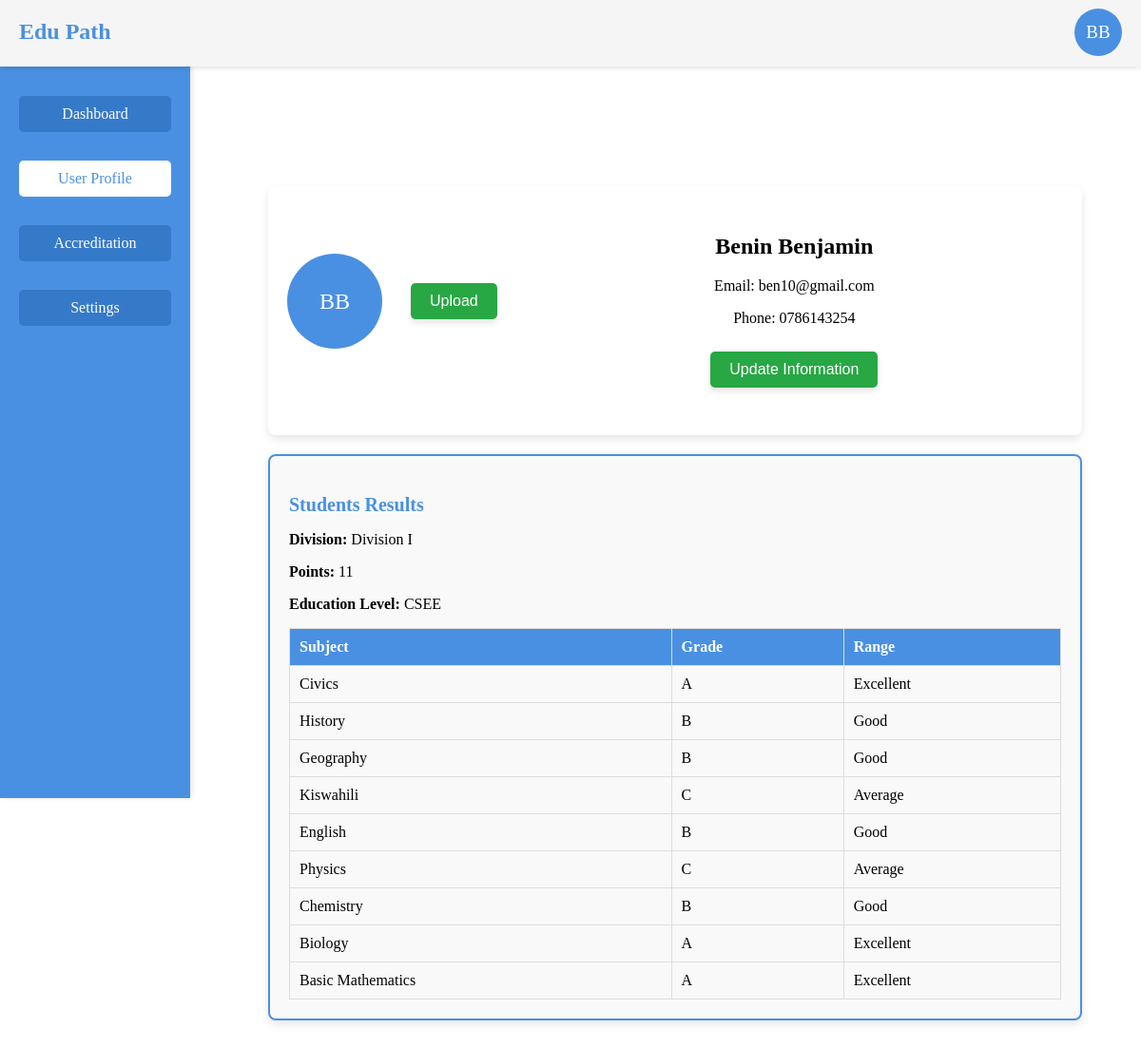
The page /home.php (signed in) on the database its author committed.
### tables this page shows
CREATE TABLE `users` (
  `id` int(11) NOT NULL,
  `name` varchar(255) NOT NULL,
  `email` varchar(255) NOT NULL,
  `password` varchar(255) NOT NULL,
  `created_at` timestamp NOT NULL DEFAULT CURRENT_TIMESTAMP,
  `check` varchar(20) NOT NULL DEFAULT 'New',
  `phone` text NOT NULL,
  `profile_image` varchar(255) DEFAULT 'initial'
);

CREATE TABLE `student_results` (
  `id` int(11) NOT NULL,
  `examination_number` varchar(20) NOT NULL,
  `year_of_exam` int(11) NOT NULL,
  `exam_type` varchar(10) NOT NULL,
  `gender` varchar(10) NOT NULL,
  `division` varchar(5) NOT NULL,
  `points` varchar(10) NOT NULL,
  `user_id` int(11) NOT NULL
);

### home.php (the view, shortened to what this page needs)
<?php
include('conn.php');
$user_id = $_SESSION['user_id'];
$query = "SELECT * FROM users WHERE id = ?";
$stmt = $conn->prepare($query);
$stmt->bind_param("i", $user_id);
$stmt->execute();
$result = $stmt->get_result();
$user = $result->fetch_assoc();
$user_id = $_SESSION['user_id'];
$query = "
          SELECT exam_type, gender, division,points
          FROM student_results
          WHERE user_id = ?";
$stmt = $conn->prepare($query);
$stmt->bind_param("i", $user_id);
$stmt->execute();
$result = $stmt->get_result();
$education_level = '';
$division = '';
$points = '';
if ($result->num_rows > 0) {
    $row = $result->fetch_assoc();
    $education_level = htmlspecialchars($row['exam_type']);
    $division = htmlspecialchars($row['division']);
    $points = htmlspecialchars($row['points']);
}
$query = "
SELECT ss.subject_name, ss.score
FROM student_subjects ss
INNER JOIN student_results s ON ss.student_id = s.id
WHERE s.user_id = ?";
$stmt = $conn->prepare($query);
$stmt->bind_param("i", $user_id);
$stmt->execute();
$result = $stmt->get_result();
$results_table_rows = '';
$subject_names = [
    "GEO" => "Geography",
    "CHEM" => "Chemistry",
    "ENGL" => "English",
    "ENG SC" => "English Science",
    "B/MATH" => "Basic Mathematics",
    "PHY" => "Physics",
    "BIO" => "Biology",
    "HIST" => "History",
    "KISW" => "Kiswahili",
    "COMM" => "Commerce",
    "BOOK" => "Bookkeeping",
    "CIV" => "Civics",
    "COMP" => "Computer Science",
    "LIT ENG" => "Literature in English",
    "FRENCH" => "French",
    "ARABIC" => "Arabic",
    "BAM" => "Basic Applied Mathematics",
    "G/STUDIES" => "General Studies",
    "HISTORY" => "History",
    "GEOGR" => "Geography",
    "COMP STUD" => "Computer Studies",
];
if ($result->num_rows > 0) {
    while ($row = $result->fetch_assoc()) {
        $subject_code = trim($row['subject_name']);
        if (array_key_exists($subject_code, $subject_names)) {
            $subject_name = $subject_names[$subject_code];
        } else {
            $subject_name = "Unknown Subject ($subject_code)";
        }
        $results_table_rows .= "
            <tr>
                <td>" . htmlspecialchars($subject_name) . "</td>
                <td>" . htmlspecialchars($row['score']) . "</td>
                <td>" . getGradeDescription($row['score']) . "</td>
            </tr>";
    }
} else {
    $results_table_rows = "<tr><td colspan='3'>No results found.</td></tr>";
}
function getGradeDescription($grade) {
    switch (strtoupper($grade)) {
        case 'A': return 'Excellent';
        case 'B': return 'Good';
        case 'C': return 'Average';
    }
}
?>
<!DOCTYPE html>
<html lang="en">
<head>
    <link rel="stylesheet" href="style.css">
</head>
<body>
    <div class="header">
        <div class="logo">Edu Path</div>
        <div class="user-profile" id="userProfile">
            <div class="profile-picture"  id="headerProfilePicture"
                style="background-color: <?php echo empty($user['profile_image']) || $user['profile_image'] === 'initial' ? '#4a90e2' : 'transparent'; ?>;">
                <?php if (!empty($user['profile_image']) && $user['profile_image'] !== 'initial'): ?>
                    <img id="headerProfileImage"  src="<?php echo htmlspecialchars($user['profile_image']); ?>"
                        alt="Profile Picture" style="display: block;" />
                <?php else: ?>
                    <span id="headerInitials">
                        <?php echo strtoupper(substr($user['name'], 0, 1) . (strstr($user['name'], ' ') ? substr(strstr($user['name'], ' '), 1, 1) : '')); ?>
                    </span>
                <?php endif; ?>
            </div>
        </div>
    </div>
    <div class="sidebar">
        <h3>Edu Path</h3>
        <ul class="sidebar-menu">
        <li><a href="dash.php">Dashboard</a></li>
        <li class="active"><a href="home.php">User Profile</a></li>
        <li><a href="credit.php">Accreditation</a></li>
        <li><a href="set.php">Settings</a></li>
    </ul>
    </div>
    <div class="main-content">
        <div class="container" style="<?php
                    if (isset($_GET['view']) && $_GET['view'] == 'results') {
                        echo 'margin-top: 480px;';
                    } else {
                        echo 'margin-top: 490px;';
                    }
                    ?>">
            <div class="card">
            <div class="user-profile">
    <div class="profile-picture"
        id="profilePicture"
        style="background-color: <?php echo empty($user['profile_image']) || $user['profile_image'] === 'initial' ? '#4a90e2' : 'transparent'; ?>;">
        <?php if (!empty($user['profile_image']) && $user['profile_image'] !== 'initial'): ?>
            <img id="profileImage"
                src="<?php echo htmlspecialchars($user['profile_image']); ?>"
                alt="Profile Picture"
                style="width: 100px; height: 100px; border-radius: 50%; object-fit: cover; display: block;" />
        <?php else: ?>
            <span id="initials"
                style="display: flex; justify-content: center; align-items: center;
                       width: 100px; height: 100px; font-size: 24px;
                       color: white; border-radius: 50%; text-transform: uppercase;">
                <?php
                $nameParts = explode(' ', trim($user['name']));
                $initials = '';
                if (!empty($nameParts[0])) {
                    $initials .= strtoupper(substr($nameParts[0], 0, 1));
                }
                if (!empty($nameParts[1])) {
                    $initials .= strtoupper(substr($nameParts[1], 0, 1));
                }
                echo $initials;
                ?>
            </span>
        <?php endif; ?>
    </div>
                    <form method="POST" action="upload_profile_image.php" enctype="multipart/form-data">
                        <button type="submit" class="btn">Upload</button>
                    </form>
                    <div class="user-info" id="userInfo">
                        <h2><?php echo htmlspecialchars($user['name']); ?></h2>
                        <p>Email: <?php echo htmlspecialchars($user['email']); ?></p>
                        <p>Phone: <?php echo htmlspecialchars($user['phone']); ?></p>
                        <button class="btn" id="updateButton">Update Information</button>
                    </div>
                </div>
            </div>
            <div class="card appearance-settings">
                <h3>Students Results</h3>
                <p><strong>Division:</strong> <?php echo $division ? "Division $division" : 'N/A'; ?></p>
                <p><strong>Points:</strong> <?php echo $points ? $points : 'N/A'; ?>  </p>
                <p><strong>Education Level:</strong> <?php echo $education_level ? $education_level : 'N/A'; ?></p>
                <table class="notifications-table">
                    <thead>
                        <tr>
                            <th>Subject</th>
                            <th>Grade</th>
                            <th>Range</th>
                        </tr>
                    </thead>
                    <tbody>
                    <?php echo $results_table_rows; ?>
                </tbody>
            </table>
            </div>
        </div>
    </div>
</body>
</html>

### style.css (style rules this page uses)
html, body { height: 100%; margin: 0; display: flex; align-items: center; justify-content: center; }
.btn { font-size: 16px; padding: 10px 20px; margin: 10px; border: none; border-radius: 5px; color: white; background-color: #28a745; cursor: pointer; box-shadow: 0 4px 6px rgba(0, 0, 0, 0.1); transition: all 0.3s ease; }
.container { margin-top: 70px; width: 107vh; margin: auto; padding: 20px; }
.sidebar { width: 20%; background-color: #4a90e2; color: #fff; height: 100vh; position: fixed; top: 0; left: 0; padding: 20px; }
.sidebar h3 { text-align: center; }
.main-content { margin-left: 22%; padding: 20px; }
.card { background-color: #fff; border-radius: 8px; box-shadow: 0 4px 8px rgba(0, 0, 0, 0.1); padding: 20px; margin-bottom: 20px; }
.user-profile { display: flex; align-items: center; gap: 20px; }
.user-info { margin-top: 10px; flex-grow: 1; }
.notifications-table { width: 100%; border-collapse: collapse; }
.notifications-table th, .notifications-table td { border: 1px solid #ddd; padding: 10px; text-align: left; }
.notifications-table th { background-color: #4a90e2; color: #fff; }
.sidebar { width: 20%; background-color: #4a90e2; color: #fff; height: 100vh; position: fixed; top: 0; left: 0; padding: 20px; box-shadow: 2px 0 5px rgba(0, 0, 0, 0.1); }
.sidebar h3 { text-align: center; margin-bottom: 20px; font-size: 1.5em; }
.sidebar-menu { list-style-type: none; padding: 0; margin: 0; }
.sidebar-menu li { margin: 10px 0; }
.sidebar-menu a { display: block; padding: 10px 15px; background-color: #357ac9; color: #fff; text-decoration: none; border-radius: 5px; text-align: center; font-size: 1em; transition: background-color 0.3s ease, box-shadow 0.3s ease; }
.user-profile { text-align: center; margin-bottom: 20px; }
.sidebar ul li.active a { background-color: #fff; color: #4a90e2; border-radius: 5px; }
.profile-picture { position: relative; width: 100px; height: 100px; margin: 0 auto; border-radius: 50%; overflow: hidden; background-color: #4a90e2; display: flex; align-items: center; justify-content: center; color: white; font-size: 2em; cursor: pointer; }
.header { position: fixed; top: 0; left: 0; right: 0; height: 50px; z-index: 1000; background-color: #f6f5f5; box-shadow: 0px 2px 5px rgba(0, 0, 0, 0.1); padding: 10px 20px; display: flex; justify-content: space-between; }
.header .logo { margin-top:10px ; font-size: 1.5em; font-weight: bold; color: #4a90e2; }
.header .user-profile { position: relative; display: flex; align-items: center; cursor: pointer; }
.sidebar { width: 200px; background-color: #4a90e2; height: 100vh; position: fixed; top: 0; left: 0; padding: 20px 0; color: #fff; }
.sidebar ul { list-style: none; }
.sidebar ul li { padding: 10px 20px; cursor: pointer; }
.sidebar ul li a { text-decoration: none; color: #fff; display: block; }
.main-content { margin-left: 220px; padding: 20px; }
#headerProfilePicture { font-size: 19px; background-color: #4a90e2; size: 20px; height: 50px; width: 50px; margin-top: 17px; }
.appearance-settings { border: 2px solid #4a90e2; background-color: #f9f9f9; padding: 20px; border-radius: 8px; transition: box-shadow 0.3s ease; }
.appearance-settings h3 { color: #4a90e2; font-size: 20px; margin-bottom: 15px; }

### rows shown on the page
users: name "BB", initials "BB", name "Benin Benjamin", email "ben10@gmail.com", phone "0786143254"
student_results: division "I", points "11", exam_type "CSEE"

### other values the page prints
$subject_name "Civics"
$row['score'] "A"
getGradeDescription($row['score']) "Excellent"
$subject_name "History"
$row['score'] "B"
getGradeDescription($row['score']) "Good"
$subject_name "Geography"
$subject_name "Kiswahili"
$row['score'] "C"
getGradeDescription($row['score']) "Average"
$subject_name "English"
$subject_name "Physics"
$subject_name "Chemistry"
$subject_name "Biology"
$subject_name "Basic Mathematics"
